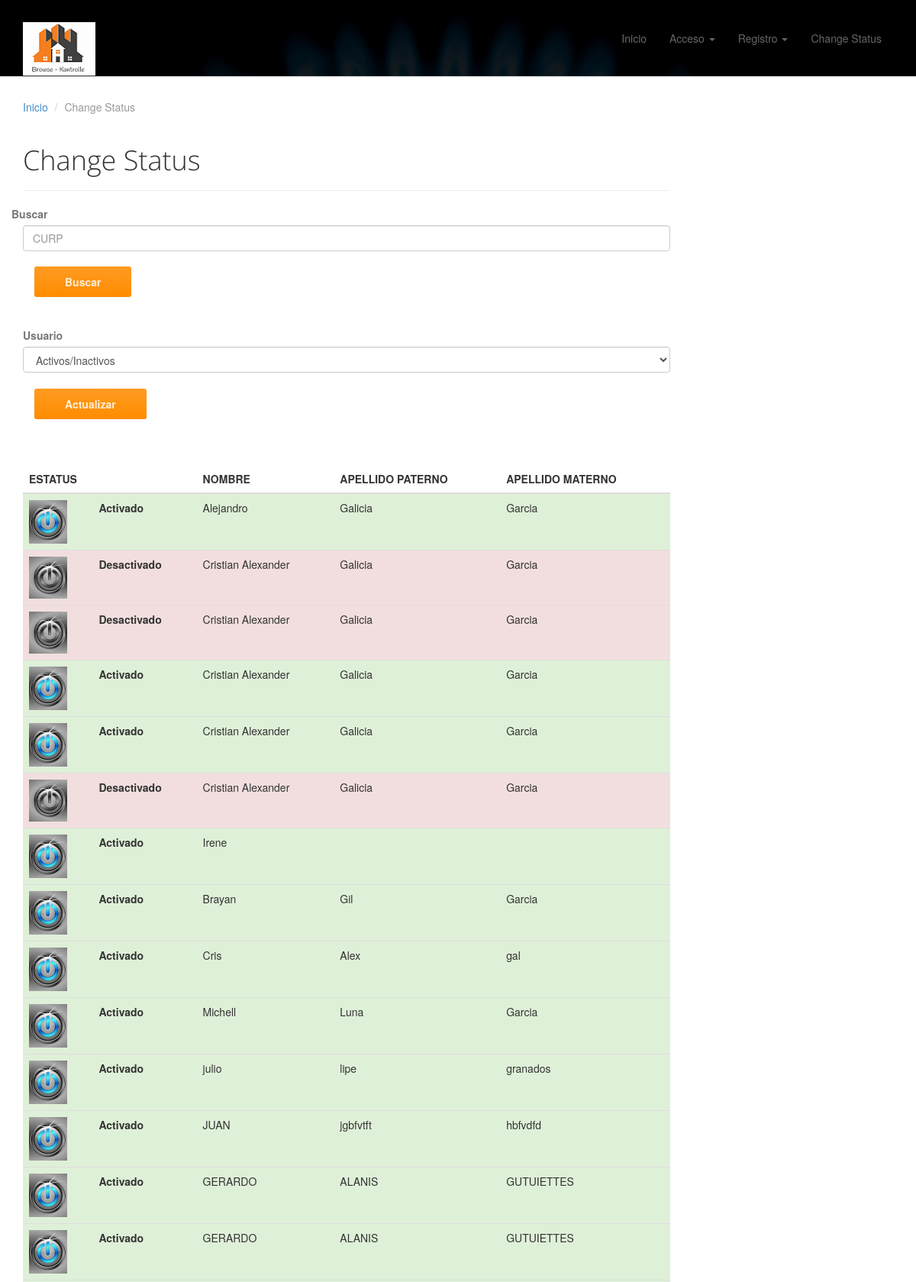
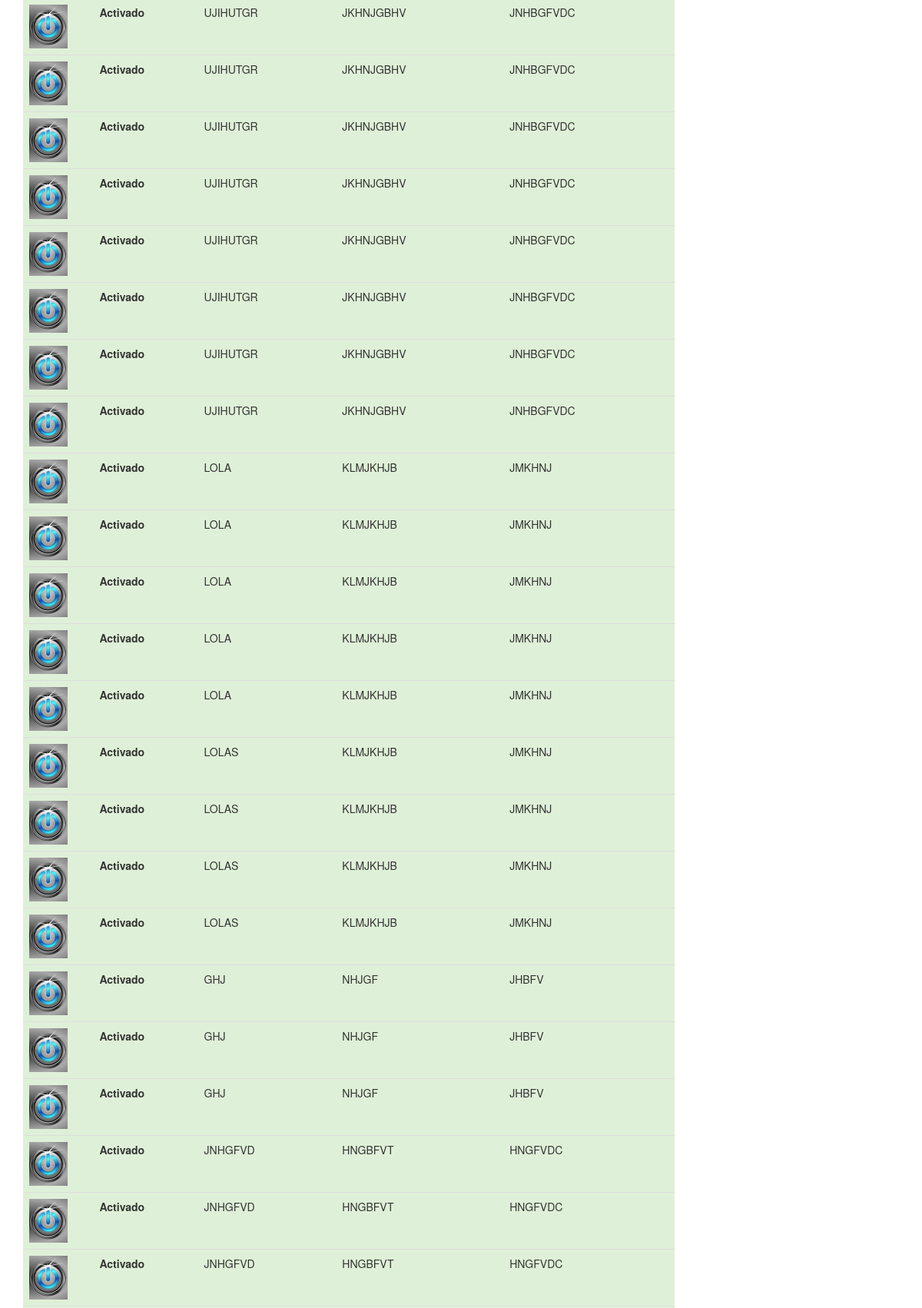
/Progressus/contact.php (upper part), run on the app's committed database (2 pictures, top to bottom).
### tables this page shows
CREATE TABLE IF NOT EXISTS `usuarios` (
  `id_usuarios` int(11) NOT NULL,
  `nombre` varchar(50) NOT NULL,
  `ap_paterno` varchar(30) NOT NULL,
  `ap_materno` varchar(30) NOT NULL,
  `curp` varchar(25) NOT NULL,
  `rfc` varchar(25) NOT NULL,
  `imms` varchar(25) NOT NULL,
  `correo` varchar(50) NOT NULL,
  `contra` varchar(50) NOT NULL,
  `id_estado` int(11) NOT NULL
);

### Progressus/contact.php (the view, shortened to what this page needs)
<!DOCTYPE html>
<html lang="en">
<head>
	<link rel="stylesheet" href="assets/css/bootstrap.min.css">
	<link rel="stylesheet" href="assets/css/font-awesome.min.css">
	<link rel="stylesheet" href="assets/css/bootstrap-theme.css" media="screen" >
	<link rel="stylesheet" href="assets/css/main.css">
</head>
<body>
	<div class="navbar navbar-inverse navbar-fixed-top headroom" >
		<div class="container">
			<div class="navbar-header">
				<a class="navbar-brand" href="index.html"><img src="assets/images/logo1.png" alt="Progressus HTML5 template"></a>
			</div>
			<div class="navbar-collapse collapse">
				<ul class="nav navbar-nav pull-right">
					<li><a href="index.html">Inicio</a></li>
					<li class="dropdown">
						<a href="#" class="dropdown-toggle" data-toggle="dropdown">Acceso <b class="caret"></b></a>
					</li>
					<li class="dropdown">
						<a href="#" class="dropdown-toggle" data-toggle="dropdown">Registro <b class="caret"></b></a>
					</li>
					<li><a href="contact.php">Change Status</a></li>
				</ul>
			</div>
		</div>
	</div>
	<header id="head" class="secondary"></header>
	<div class="container">
		<ol class="breadcrumb">
			<li><a href="index.html">Inicio</a></li>
			<li class="active">Change Status</li>
		</ol>
		<div class="row">
			<article class="col-sm-9 maincontent">
				<header class="page-header">
					<h1 class="page-title">Change Status</h1>
				</header>
				<form action="buscar.php">
							<div class="row">
							<label>Buscar</label>
							</div>
						<div class="row">
							<div class="col-sm-12">
								<input class="form-control" name="curp" type="text" placeholder="CURP">
						</div>
						</div>
						<br>
							<div class="col-sm-2 text-right">
								<input class="btn btn-action" type="submit" value="Buscar">
							</div>
					</form>
<br>
<br><br><br>
						<form action="Actualizar.php">
							<div class="col-sm-12">
								<div class="row">
									<label>Usuario</label>
									<select class="form-control" name="status" id="status">
 									 <option value="AyI">Activos/Inactivos</option>
									</select>
								<br>
								</div>
								</div>
								<br><br><br><br>
								<div class="col-sm-2 text-right">
								<input class="btn btn-action" type="submit" value="Actualizar">
							</div>
							<br><br><br>
							</form>
				<br>
					<br>
						<div class="row">
							<div class="col-sm-12">
<table class="table table-sm table-dark">
  <thead>
    <tr>
      <th scope="col" colspan="2">ESTATUS</th>
      <th scope="col">NOMBRE</th>
      <th scope="col">APELLIDO PATERNO</th>
      <th scope="col">APELLIDO MATERNO</th>
    </tr>
  </thead>
  <tbody>
    <?php
$mysqli= new mysqli("localhost","root","","id3763537_comentarios");
$result=$mysqli->query("select id_usuarios,nombre,ap_paterno,ap_materno,id_estado from usuarios");
if (!$mysqli) {
    echo "Falló la seleccion de el registro: (" . $mysqli->errno . ") " . $mysqli->error;
}else{
while ($fila = $result->fetch_row()) {
	$id=$fila[0];
        $st=$fila[4];
       if($fila[4]=="1"){
       	?>
<tr class="bg-success">
	<th>
	<?php
		echo "<a href='changeS.php?id=$id&st=$st' ><img class='mr-3'  src='assets/images/on.png' alt='Generic placeholder image' ></a>";
		?>
	 </th>
      <th scope="row">Activado</th>
    <td><?php
       printf("%s\n", $fila[1]);
       ?>
   	  </td>
      <td><?php
       printf("%s\n", $fila[2]);
       ?>
   	  </td>
       <td><?php
       printf("%s\n", $fila[3]);
       ?>
   	  </td>
    </tr>
  <?php
 }else{
	?>
<tr class="bg-danger">
	<th> <?php
		echo "<a href='changeS.php?id=$id&st=$st' ><img class='mr-3'  src='assets/images/off.png' alt='Generic placeholder image' ></a>";
		?>  </th>
      <th scope="row">Desactivado</th>
      <td><?php
       printf("%s\n", $fila[1]);
       ?>
   	  </td>
      <td><?php
       printf("%s\n", $fila[2]);
       ?>
   	  </td>
       <td><?php
       printf("%s\n", $fila[3]);
       ?>
   	  </td>
    </tr>
  <?php
}
            }
        }
  ?>
  </tbody>
</table>
							</div>
						</div>
						<br>
			</article>
		</div>
	</div>
</body>
</html>

### Progressus/assets/css/main.css (style rules this page uses)
#head { background:#181015 url( ../images/gas.jpg) no-repeat; background-size: cover; min-height:538px; text-align: center; padding-top:240px; color:white; font-family:"Open sans", Helvetica, Arial; font-weight:300; }
#head.secondary { height:100px; min-height: 100px; padding-top:0px; }
.headroom { -webkit-transition: all 0.4s ease-out; -moz-transition: all 0.4s ease-out; -o-transition: all 0.4s ease-out; transition: all 0.4s ease-out; }
h1, h2, h3, h4, h5, h6 { font-family:"Open sans", Helvetica, Arial; }
h1, .h1, h2, .h2, h3, .h3 { margin-top:30px; }
label { color: #777; }
.page-title { margin-top:20px; font-weight:300; }
.breadcrumb { background:none; padding:0; margin:30px 0 0px 0; }
img { max-width:100%; }

### data on the page
usuarios: nombre "Alejandro", ap_paterno "Galicia", ap_materno "Garcia"
usuarios: nombre "Cristian Alexander", ap_paterno "Galicia", ap_materno "Garcia"
usuarios: nombre "Cristian Alexander", ap_paterno "Galicia", ap_materno "Garcia"
usuarios: nombre "Cristian Alexander", ap_paterno "Galicia", ap_materno "Garcia"
usuarios: nombre "Cristian Alexander", ap_paterno "Galicia", ap_materno "Garcia"
usuarios: nombre "Cristian Alexander", ap_paterno "Galicia", ap_materno "Garcia"
usuarios: nombre "Irene"
usuarios: nombre "Brayan", ap_paterno "Gil", ap_materno "Garcia"
usuarios: nombre "Cris", ap_paterno "Alex", ap_materno "gal"
usuarios: nombre "Michell", ap_paterno "Luna", ap_materno "Garcia"
usuarios: nombre "julio", ap_paterno "lipe", ap_materno "granados"
usuarios: nombre "JUAN", ap_paterno "jgbfvtft", ap_materno "hbfvdfd"
usuarios: nombre "GERARDO", ap_paterno "ALANIS", ap_materno "GUTUIETTES"
usuarios: nombre "GERARDO", ap_paterno "ALANIS", ap_materno "GUTUIETTES"
usuarios: nombre "UJIHUTGR", ap_paterno "JKHNJGBHV", ap_materno "JNHBGFVDC"
usuarios: nombre "UJIHUTGR", ap_paterno "JKHNJGBHV", ap_materno "JNHBGFVDC"
usuarios: nombre "UJIHUTGR", ap_paterno "JKHNJGBHV", ap_materno "JNHBGFVDC"
usuarios: nombre "UJIHUTGR", ap_paterno "JKHNJGBHV", ap_materno "JNHBGFVDC"
usuarios: nombre "UJIHUTGR", ap_paterno "JKHNJGBHV", ap_materno "JNHBGFVDC"
usuarios: nombre "UJIHUTGR", ap_paterno "JKHNJGBHV", ap_materno "JNHBGFVDC"
usuarios: nombre "UJIHUTGR", ap_paterno "JKHNJGBHV", ap_materno "JNHBGFVDC"
usuarios: nombre "UJIHUTGR", ap_paterno "JKHNJGBHV", ap_materno "JNHBGFVDC"
usuarios: nombre "LOLA", ap_paterno "KLMJKHJB", ap_materno "JMKHNJ"
usuarios: nombre "LOLA", ap_paterno "KLMJKHJB", ap_materno "JMKHNJ"
usuarios: nombre "LOLA", ap_paterno "KLMJKHJB", ap_materno "JMKHNJ"
usuarios: nombre "LOLA", ap_paterno "KLMJKHJB", ap_materno "JMKHNJ"
usuarios: nombre "LOLA", ap_paterno "KLMJKHJB", ap_materno "JMKHNJ"
usuarios: nombre "LOLAS", ap_paterno "KLMJKHJB", ap_materno "JMKHNJ"
usuarios: nombre "LOLAS", ap_paterno "KLMJKHJB", ap_materno "JMKHNJ"
usuarios: nombre "LOLAS", ap_paterno "KLMJKHJB", ap_materno "JMKHNJ"
usuarios: nombre "LOLAS", ap_paterno "KLMJKHJB", ap_materno "JMKHNJ"
usuarios: nombre "GHJ", ap_paterno "NHJGF", ap_materno "JHBFV"
usuarios: nombre "GHJ", ap_paterno "NHJGF", ap_materno "JHBFV"
usuarios: nombre "GHJ", ap_paterno "NHJGF", ap_materno "JHBFV"
usuarios: nombre "JNHGFVD", ap_paterno "HNGBFVT", ap_materno "HNGFVDC"
usuarios: nombre "JNHGFVD", ap_paterno "HNGBFVT", ap_materno "HNGFVDC"
usuarios: nombre "JNHGFVD", ap_paterno "HNGBFVT", ap_materno "HNGFVDC"
